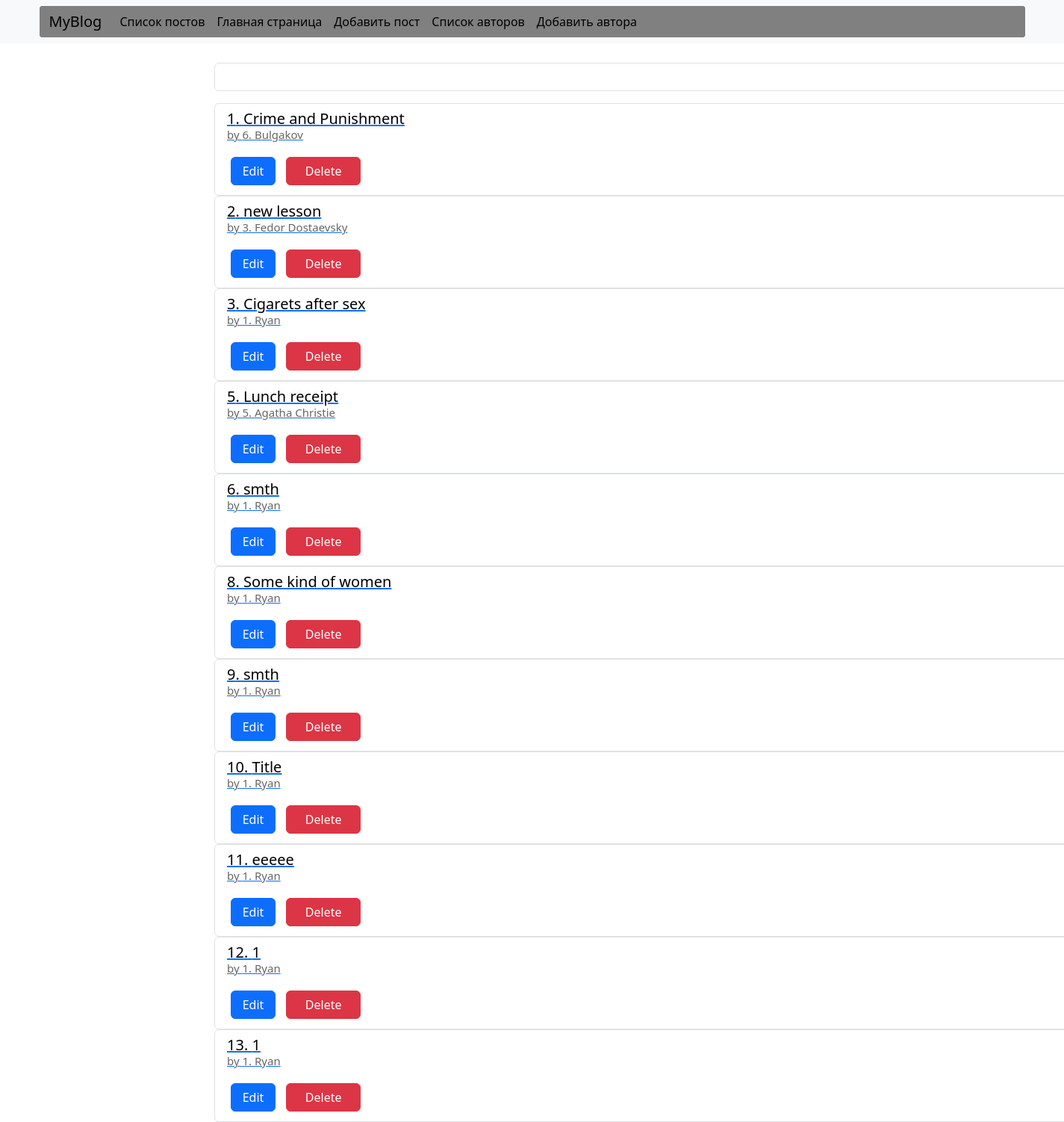
/post/list/, run on the app's committed database.
### personal_blog/models.py (models this page shows, shortened)
class Post(models.Model):
    title = models.CharField (max_length=200, null=False, blank=False, verbose_name="Header")
    body = models.TextField (max_length = 3000, null=False, blank=False, verbose_name="Body of the post", validators=[at_least_3, ])
    author = models.ForeignKey(Author, on_delete=models.CASCADE, verbose_name="Author", null=False, blank=False)
    tags = models.ManyToManyField(
        'personal_blog.Tag',
        related_name='posts',
        blank=True
    )
    created_at = models.DateTimeField(auto_now_add=True, verbose_name="Created Data")
    updated_at = models.DateTimeField(auto_now=True, verbose_name="Updated Data")
    class Meta:
        pass

class Author(models.Model):
    name = models.CharField(max_length=200, null=False, blank=False, verbose_name='Name of the author')
    def __str__(self):  # method str like in java
        return f"{self.pk}. {self.name}"

### personal_blog/views/post_views_classView.py (the view, shortened to what this page needs)
# urls.py: path('list/', PostListView.as_view(), name='post_list'),
class PostListView(ListView):
    template_name = 'posts/list.html'
    model = Post
    context_object_name = 'posts'
    form = SearchForm
    def get(self, request, *args, **kwargs):
        self.form = self.get_search_form()
        self.search_value = self.get_search_value()
        return super().get(request, *args, **kwargs)
    def get_search_form(self):
        return self.form(self.request.GET)
    def get_search_value(self):
        if self.form.is_valid():
            return self.form.cleaned_data.get("search")
        return None
    def get_context_data(self, object_list = None ,**kwargs):
        context = super().get_context_data(object_list = object_list, **kwargs)
        context['form'] = self.form
        if self.search_value:
            context['search'] = urlencode({'search': self.search_value})
        return context
    def get_queryset(self, **kwargs):
        queryset = super().get_queryset()
        if self.search_value:
            query = Q(title__icontains=self.search_value) | Q(author__name__icontains=self.search_value)
            queryset = queryset.filter(query)
        return queryset

### personal_blog/forms.py
class SearchForm(forms.Form):
    search = forms.CharField(max_length=200, required=False , label='Search')

### templates/posts/list.html
{% extends 'base.html' %}
{% block content %}
    <div class="search mb-3">
        {% include 'partials/search.html' %}
    </div>
    {% for post in posts %}
        <div class="list-group">
          <button type="button" class="list-group-item list-group-item-action" style="color: darkgray" aria-current="true">
              <a href="{% url 'post_detail' post.pk %}"><h5 class="mb-1" style="color: black">{{ post.id }}. {{post.title}}<p style="color: #666666; font-size: 15px"> by {{ post.author }}</p>
              </h5></a>
              <a href="{% url 'post_update' post.pk %}" class="btn btn-primary" style="margin: 5px; width: 60px">Edit</a>
            <a href="{% url 'post_delete' post.pk %}" class="btn btn-danger" style="width: 100px; margin: 5px; ">Delete</a>
          </button>
        </div>
    {% endfor %}
{% endblock %}

### data on the page
Post: id "1", title "Crime and Punishment", author "6. Bulgakov"
Post: id "2", title "new lesson", author "3. Fedor Dostaevsky"
Post: id "3", title "Cigarets after sex", author "1. Ryan"
Post: id "5", title "Lunch receipt", author "5. Agatha Christie"
Post: id "6", title "smth", author "1. Ryan"
Post: id "8", title "Some kind of women", author "1. Ryan"
Post: id "9", title "smth", author "1. Ryan"
Post: id "10", title "Title", author "1. Ryan"
Post: id "11", title "eeeee", author "1. Ryan"
Post: id "12", title "1", author "1. Ryan"
Post: id "13", title "1", author "1. Ryan"
